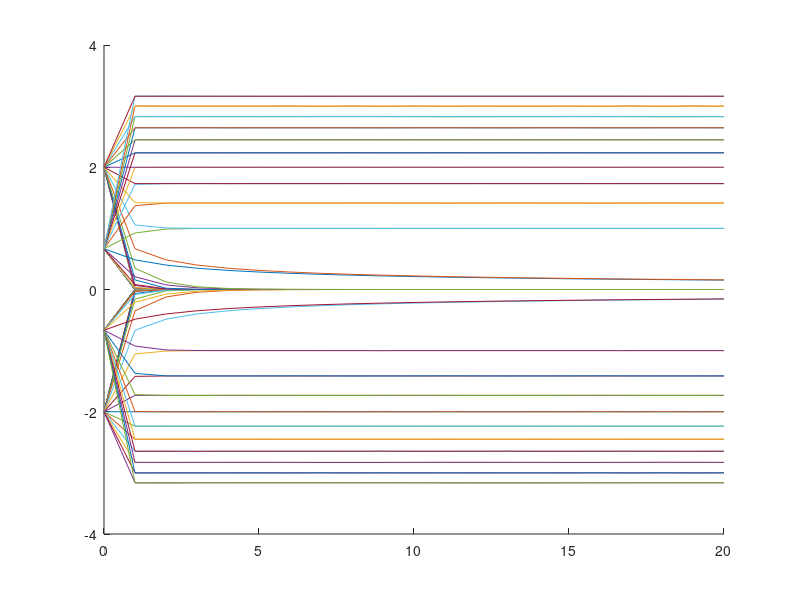

Write MATLAB code to recreate this figure.
a = 10;
b = 0;
tspan = 0:20;

for i = -a: a
    for j = -b: b
    [t,x] = ode45(@(t,x) -1*power(x,3) + i*x - j, tspan, linspace(-2,2,4));
    hold on;
    plot(t,x);
    hold off;
    end
end

